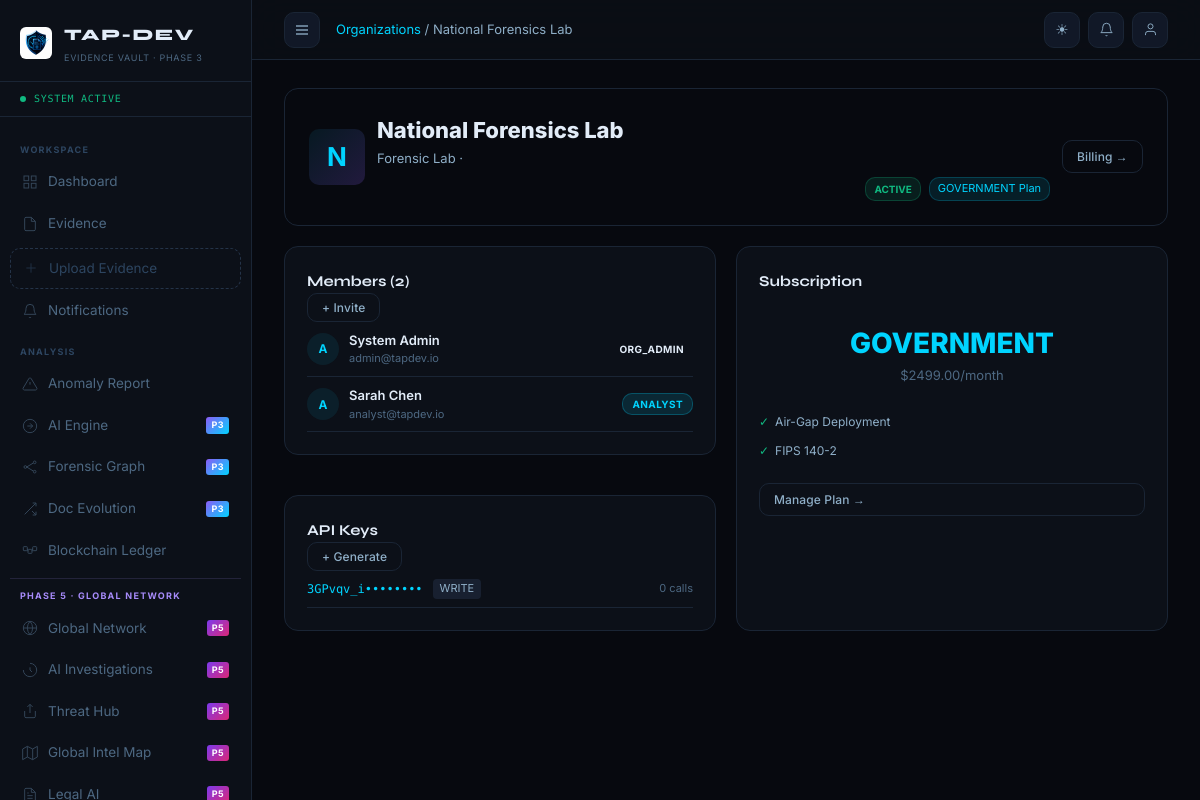
/org/natl-forensics/ (signed in), run on the app's committed database.
### apps/organizations/models.py (models this page shows, shortened)
class Organization(models.Model):
    ORG_TYPE_CHOICES = [
        ('LAW_FIRM','Law Firm'),('ENTERPRISE','Enterprise'),('CYBERSEC','Cybersecurity'),
        ('FORENSIC_LAB','Forensic Lab'),('HOSPITAL','Hospital'),('GOVERNMENT','Government'),
        ('INSURANCE','Insurance'),('BANK','Bank'),('EDUCATION','Education'),('OTHER','Other'),
    ]
    STATUS_CHOICES = [('ACTIVE','Active'),('SUSPENDED','Suspended'),('TRIAL','Trial'),('PENDING','Pending')]
    id              = models.UUIDField(primary_key=True, default=uuid.uuid4, editable=False)
    name            = models.CharField(max_length=200, unique=True)
    slug            = models.SlugField(max_length=80, unique=True)
    org_type        = models.CharField(max_length=20, choices=ORG_TYPE_CHOICES, default='ENTERPRISE')
    status          = models.CharField(max_length=15, choices=STATUS_CHOICES, default='TRIAL')
    logo            = models.ImageField(upload_to='org_logos/', null=True, blank=True)
    website         = models.URLField(blank=True)
    country         = models.CharField(max_length=80, blank=True)
    city            = models.CharField(max_length=80, blank=True)
    contact_email   = models.EmailField()
    created_at      = models.DateTimeField(auto_now_add=True)
    created_by      = models.ForeignKey(User, null=True, on_delete=models.SET_NULL, related_name='orgs_created')
    max_users       = models.IntegerField(default=10)
    max_evidence_gb = models.FloatField(default=5.0)
    api_quota_daily = models.IntegerField(default=1000)
    org_settings    = models.JSONField(default=dict)
    class Meta:
        db_table = 'tap_organizations'
        ordering = ['name']

class OrganizationMembership(models.Model):
    ROLE_CHOICES = [
        ('SUPER_ADMIN','Super Admin'),('ORG_ADMIN','Org Admin'),('ANALYST','Analyst'),
        ('INVESTIGATOR','Investigator'),('AUDITOR','Auditor'),('LEGAL_REVIEWER','Legal Reviewer'),
        ('SUBMITTER','Submitter'),
    ]
    ROLE_PERMS = {
        'SUPER_ADMIN':    ['all'],
        'ORG_ADMIN':      ['manage_users','manage_evidence','view_analytics','manage_billing','view_soc','run_simulations'],
        'ANALYST':        ['view_evidence','analyze_evidence','view_ai','view_graph','view_anomalies'],
        'INVESTIGATOR':   ['view_evidence','analyze_evidence','view_ai','run_simulations','export_reports'],
        'AUDITOR':        ['view_evidence','view_audit_logs','view_compliance','export_reports'],
        'LEGAL_REVIEWER': ['view_evidence','view_reports','verify_zkp','export_reports'],
        'SUBMITTER':      ['upload_evidence','view_own_evidence'],
    }
    ROLE_COLORS = {
        'SUPER_ADMIN':'#dc2626','ORG_ADMIN':'#8b5cf6','ANALYST':'#00d4ff',
        'INVESTIGATOR':'#f59e0b','AUDITOR':'#10b981','LEGAL_REVIEWER':'#06b6d4','SUBMITTER':'#6b7280',
    }
    user         = models.ForeignKey(User, on_delete=models.CASCADE, related_name='org_memberships')
    organization = models.ForeignKey(Organization, on_delete=models.CASCADE, related_name='memberships')
    role         = models.CharField(max_length=20, choices=ROLE_CHOICES, default='SUBMITTER')
    is_active    = models.BooleanField(default=True)
    joined_at    = models.DateTimeField(auto_now_add=True)
    invited_by   = models.ForeignKey(User, null=True, on_delete=models.SET_NULL, related_name='invitations_sent')
    department   = models.CharField(max_length=100, blank=True)
    job_title    = models.CharField(max_length=100, blank=True)
    extra_perms  = models.JSONField(default=list)
    class Meta:
        db_table = 'tap_org_memberships'
        unique_together = ('user', 'organization')

class APIKey(models.Model):
    SCOPE_CHOICES = [('READ','Read'),('WRITE','Write'),('ADMIN','Admin'),('IOT','IoT'),('MOBILE','Mobile')]
    organization = models.ForeignKey(Organization, on_delete=models.CASCADE, related_name='api_keys')
    name         = models.CharField(max_length=100)
    key_prefix   = models.CharField(max_length=8)
    key_hash     = models.CharField(max_length=64)
    scope        = models.CharField(max_length=15, choices=SCOPE_CHOICES, default='READ')
    is_active    = models.BooleanField(default=True)
    created_by   = models.ForeignKey(User, on_delete=models.CASCADE)
    created_at   = models.DateTimeField(auto_now_add=True)
    last_used    = models.DateTimeField(null=True, blank=True)
    requests_count = models.BigIntegerField(default=0)
    class Meta:
        db_table = 'tap_api_keys'

### apps/billing/models.py (models this page shows, shortened)
class OrganizationSubscription(models.Model):
    STATUS_CHOICES = [('ACTIVE','Active'),('TRIALING','Trialing'),('PAST_DUE','Past Due'),('CANCELLED','Cancelled')]
    organization = models.OneToOneField('tap_org.Organization', on_delete=models.CASCADE, related_name='subscription')
    plan         = models.ForeignKey(SubscriptionPlan, on_delete=models.PROTECT)
    status       = models.CharField(max_length=15, choices=STATUS_CHOICES, default='TRIALING')
    started_at   = models.DateTimeField(auto_now_add=True)
    current_period_end = models.DateTimeField(null=True, blank=True)
    trial_end    = models.DateTimeField(null=True, blank=True)
    stripe_sub_id = models.CharField(max_length=100, blank=True)
    api_calls_used = models.IntegerField(default=0)
    evidence_gb_used = models.FloatField(default=0.0)
    ai_scans_used = models.IntegerField(default=0)
    class Meta:
        db_table = 'tap_org_subscriptions'

class SubscriptionPlan(models.Model):
    PLAN_CHOICES = [('FREE','Free'),('STARTER','Starter'),('PROFESSIONAL','Professional'),('ENTERPRISE','Enterprise'),('GOVERNMENT','Government')]
    name         = models.CharField(max_length=50, choices=PLAN_CHOICES, unique=True)
    price_month  = models.DecimalField(max_digits=10, decimal_places=2, default=0)
    price_year   = models.DecimalField(max_digits=10, decimal_places=2, default=0)
    max_users    = models.IntegerField(default=5)
    max_evidence_gb = models.FloatField(default=1.0)
    api_calls_day = models.IntegerField(default=100)
    ai_scans_month = models.IntegerField(default=50)
    blockchain_anchors = models.IntegerField(default=10)
    features     = models.JSONField(default=list)
    is_active    = models.BooleanField(default=True)
    class Meta:
        db_table = 'tap_subscription_plans'

### apps/organizations/views.py (the view)
# urls.py: path('<slug:slug>/', views.org_detail, name='detail'),
@login_required
def org_detail(request, slug):
    org = get_object_or_404(Organization, slug=slug)
    profile_role = getattr(getattr(request.user,'profile',None),'role','SUBMITTER')
    membership = OrganizationMembership.objects.filter(user=request.user, organization=org, is_active=True).first()
    if not membership and profile_role != 'ADMIN':
        messages.error(request, 'You are not a member of this organization.')
        return redirect('org:list')
    members = OrganizationMembership.objects.filter(organization=org, is_active=True).select_related('user')
    api_keys = APIKey.objects.filter(organization=org, is_active=True)
    try:
        subscription = org.subscription
    except Exception:
        subscription = None
    try:
        from apps.billing.models import UsageEvent
        recent_usage = UsageEvent.objects.filter(organization=org).order_by('-timestamp')[:20]
    except Exception:
        recent_usage = []
    return render(request, 'organizations/detail.html', {
        'org': org, 'membership': membership, 'members': members,
        'api_keys': api_keys, 'subscription': subscription,
        'recent_usage': recent_usage, 'is_super_admin': profile_role == 'ADMIN',
    })

### apps/notifications/context_processors.py (called while the page is built)
def notifications_ctx(request):
    if request.user.is_authenticated:
        count = request.user.notifications.filter(is_read=False).count()
        return {'unread_notifications': count}
    return {'unread_notifications': 0}

### apps/users/models.py (called while the page is built)
    def get_avatar_initials(self):
        fn = self.user.first_name[:1] if self.user.first_name else ''
        ln = self.user.last_name[:1]  if self.user.last_name  else ''
        return (fn + ln).upper() or self.user.username[:2].upper()

### templates/organizations/detail.html (shortened to what this page needs)
{% extends 'base.html' %}
{% block breadcrumb %}<a href="{% url 'org:list' %}">Organizations</a> / {{ org.name }}{% endblock %}
{% block content %}
<div class="org-header" style="background:var(--glass);border:1px solid var(--border);border-radius:var(--r-lg);padding:24px;margin-bottom:20px;">
  <div class="org-logo" style="width:56px;height:56px;font-size:26px;">{{ org.name.0|upper }}</div>
  <div style="flex:1;">
    <div style="font-size:22px;font-weight:800;font-family:var(--font-head);">{{ org.name }}</div>
    <div style="font-size:13px;color:var(--text-2);">{{ org.get_org_type_display }} · {{ org.city }}{% if org.country %}, {{ org.country }}{% endif %}</div>
    <div style="display:flex;gap:8px;margin-top:8px;flex-wrap:wrap;">
      <span class="org-status-pill {{ org.status|lower }}">{{ org.status }}</span>
      {% if subscription %}<span style="font-size:11px;background:rgba(0,212,255,.1);color:var(--accent);padding:2px 8px;border-radius:10px;border:1px solid rgba(0,212,255,.2);">{{ subscription.plan.name }} Plan</span>{% endif %}
    </div>
  </div>
  <div style="text-align:right;">
    <a href="{% url 'billing:dashboard' %}" class="btn btn-ghost btn-sm">Billing →</a>
  </div>
</div>
<div class="two-col" style="gap:20px;">
  <div style="display:flex;flex-direction:column;gap:20px;">
    <div class="card">
      <div class="card-header"><div class="card-title">Members ({{ members|length }})</div>
        <button onclick="document.getElementById('inviteModal').style.display='flex'" class="btn btn-ghost btn-sm">+ Invite</button>
      </div>
      {% for m in members %}
      <div style="display:flex;align-items:center;gap:10px;padding:8px 0;border-bottom:1px solid var(--border);">
        <div style="width:32px;height:32px;border-radius:50%;background:var(--accent-dim);display:flex;align-items:center;justify-content:center;font-size:12px;font-weight:700;color:var(--accent);">{{ m.user.username.0|upper }}</div>
        <div style="flex:1;"><div style="font-size:13px;font-weight:600;">{{ m.user.get_full_name|default:m.user.username }}</div><div style="font-size:11px;color:var(--text-3);">{{ m.user.email }}</div></div>
        <span class="role-chip {{ m.role|lower|cut:'_' }}">{{ m.role }}</span>
      </div>
      {% endfor %}
    </div>
    <div class="card">
      <div class="card-header"><div class="card-title">API Keys</div>
        <button onclick="document.getElementById('keyModal').style.display='flex'" class="btn btn-ghost btn-sm">+ Generate</button>
      </div>
      {% for key in api_keys %}
      <div style="display:flex;align-items:center;gap:10px;padding:8px 0;border-bottom:1px solid var(--border);">
        <span style="font-family:var(--font-mono);font-size:12px;color:var(--accent);">{{ key.key_prefix }}••••••••</span>
        <span style="font-size:11px;background:var(--bg-3);padding:1px 7px;border-radius:4px;color:var(--text-2);">{{ key.scope }}</span>
        <span style="font-size:11px;color:var(--text-3);margin-left:auto;">{{ key.requests_count }} calls</span>
      </div>
      {% empty %}<div style="font-size:13px;color:var(--text-3);padding:12px 0;">No API keys yet.</div>
      {% endfor %}
    </div>
  </div>
  <div class="card">
    <div class="card-header"><div class="card-title">Subscription</div></div>
    {% if subscription %}
    <div style="display:flex;flex-direction:column;gap:10px;margin-top:12px;">
      <div style="text-align:center;padding:16px;"><div style="font-size:28px;font-weight:800;color:var(--accent);">{{ subscription.plan.name }}</div><div style="font-size:13px;color:var(--text-3);">${{ subscription.plan.price_month }}/month</div></div>
      {% for feat in subscription.plan.features %}<div style="font-size:12px;color:var(--text-2);display:flex;gap:6px;"><span style="color:#10b981;">✓</span>{{ feat }}</div>{% endfor %}
      {% if is_super_admin %}<a href="{% url 'billing:admin' %}" class="btn btn-ghost btn-sm" style="margin-top:12px;">Manage Plan →</a>{% endif %}
    </div>
    {% else %}<div style="font-size:13px;color:var(--text-3);padding:12px 0;">No subscription. <a href="{% url 'billing:dashboard' %}">View plans →</a></div>
    {% endif %}
  </div>
</div>
{% endblock %}

### data on the page
Organization: name "National Forensics Lab", name.0 "N", org_type "Forensic Lab", status "ACTIVE"
OrganizationSubscription: plan.name "GOVERNMENT", plan.price_month "2499.00"
OrganizationMembership: user.username.0 "A", user.get_full_name "System Admin", user.email "admin@tapdev.io", role "ORG_ADMIN"
OrganizationMembership: user.username.0 "A", user.get_full_name "Sarah Chen", user.email "analyst@tapdev.io", role "ANALYST"
APIKey: key_prefix "3GPvqv_i", scope "WRITE", requests_count "0"

### other printed values
{{ members|length }} "2"
{{ feat }} "Air-Gap Deployment" "FIPS 140-2"
